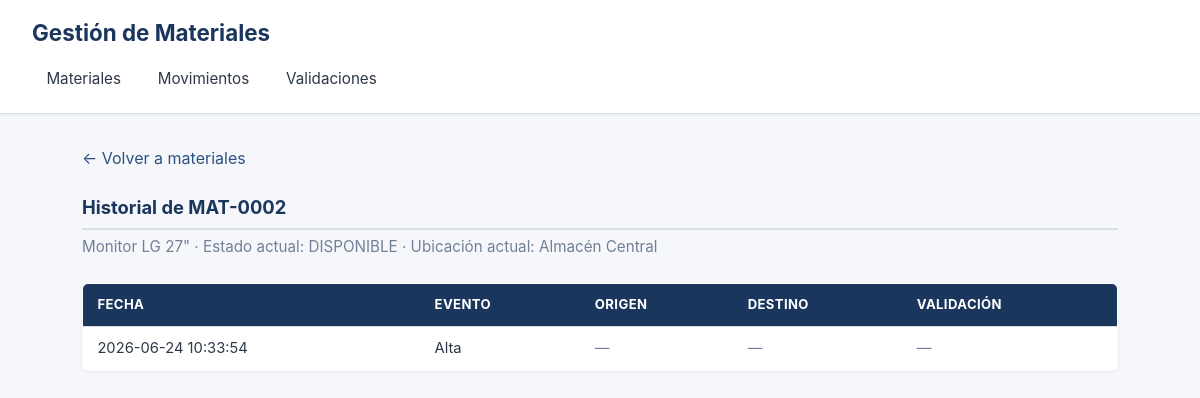
The page /index.php?page=historial&id=2 on the database its author committed.
### tables this page shows
CREATE TABLE
    material (
        id INT AUTO_INCREMENT PRIMARY KEY,
        codigo VARCHAR(50) NOT NULL UNIQUE,
        descripcion VARCHAR(255) NOT NULL,
        categoria VARCHAR(100),
        estado ENUM ('DISPONIBLE', 'ASIGNADO', 'EN_REPARACION') NOT NULL DEFAULT 'DISPONIBLE',
        localizacion_actual_id INT NULL,
        activo TINYINT (1) NOT NULL DEFAULT 1,
        fecha_alta DATETIME NOT NULL DEFAULT CURRENT_TIMESTAMP,
        FOREIGN KEY (localizacion_actual_id) REFERENCES localizacion (id)
    );

CREATE TABLE
    localizacion (
        id INT AUTO_INCREMENT PRIMARY KEY,
        tipo ENUM ('PERSONA', 'LUGAR') NOT NULL,
        nombre VARCHAR(150) NOT NULL
    );

### pages/historial.php (the view, shortened to what this page needs)
<?php
$material_id = (int) ($_GET['id'] ?? 0);
$stmt = $pdo->prepare(
    "SELECT m.codigo, m.descripcion, m.estado, m.fecha_alta,
            l.nombre AS ubicacion_nombre
     FROM material m
     LEFT JOIN localizacion l ON m.localizacion_actual_id = l.id
     WHERE m.id = ?"
);
$stmt->execute([$material_id]);
$material = $stmt->fetch();
?>
<p><a href="index.php?page=materiales">← Volver a materiales</a></p>
<h2>Historial de <?php echo htmlspecialchars($material['codigo']); ?></h2>
<p class="subtitulo">
    <?php echo htmlspecialchars($material['descripcion']); ?> ·
    Estado actual: <?php echo htmlspecialchars($material['estado']); ?> ·
    Ubicación actual:
    <?php echo $material['ubicacion_nombre']
        ? htmlspecialchars($material['ubicacion_nombre'])
        : 'Sin ubicación'; ?>
</p>
<table>
    <thead>
        <tr>
            <th>Fecha</th>
            <th>Evento</th>
            <th>Origen</th>
            <th>Destino</th>
            <th>Validación</th>
        </tr>
    </thead>
    <tbody>
        <tr>
            <td><?php echo htmlspecialchars($material['fecha_alta']); ?></td>
            <td>Alta</td>
            <td><span class="text-muted">—</span></td>
            <td><span class="text-muted">—</span></td>
            <td><span class="text-muted">—</span></td>
        </tr>
    </tbody>
</table>

### assets/css/styles.css (style rules this page uses)
:root { --azul: #2c5282; --azul-osc: #1a365d; --gris-borde: #d8dee6; --gris-fondo: #f5f7fa; --gris-texto: #2d3748; --gris-suave: #718096; --rojo: #c53030; --blanco: #ffffff; --radio: 6px; --sombra: 0 1px 3px rgba(0, 0, 0, 0.08); }
body { font-family: -apple-system, "Segoe UI", Roboto, Helvetica, Arial, sans-serif; color: var(--gris-texto); background: var(--gris-fondo); line-height: 1.5; }
h2 { font-size: 1.15rem; color: var(--azul-osc); margin: 1.5rem 0 0.75rem; padding-bottom: 0.4rem; border-bottom: 2px solid var(--gris-borde); }
main > p > a, main p a { color: var(--azul); text-decoration: none; }
table { width: 100%; border-collapse: collapse; background: var(--blanco); border: 1px solid var(--gris-borde); border-radius: var(--radio); overflow: hidden; box-shadow: var(--sombra); margin-bottom: 1.5rem; }
thead { background: var(--azul-osc); }
th { text-align: left; padding: 0.7rem 0.9rem; color: var(--blanco); font-size: 0.82rem; text-transform: uppercase; letter-spacing: 0.03em; }
td { padding: 0.65rem 0.9rem; border-top: 1px solid var(--gris-borde); font-size: 0.92rem; vertical-align: middle; }
.text-muted { color: var(--gris-suave); }
.subtitulo { margin-top: -0.4rem; margin-bottom: 1.5rem; color: var(--gris-suave); font-size: 0.95rem; }

### rows shown on the page
material: codigo "MAT-0002", descripcion "Monitor LG 27\"", estado "DISPONIBLE", localizacion_actual.nombre "Almacén Central", fecha_alta "2026-06-24 10:33:54"
